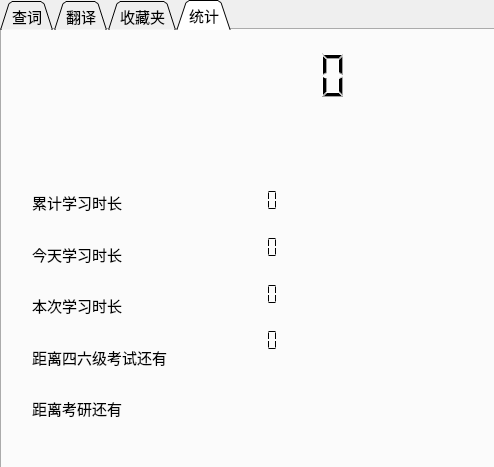
<?xml version="1.0" encoding="UTF-8"?>
<ui version="4.0">
 <class>Dialog</class>
 <widget class="QDialog" name="Dialog">
  <property name="geometry">
   <rect>
    <x>0</x>
    <y>0</y>
    <width>494</width>
    <height>467</height>
   </rect>
  </property>
  <property name="sizePolicy">
   <sizepolicy hsizetype="Preferred" vsizetype="Preferred">
    <horstretch>0</horstretch>
    <verstretch>0</verstretch>
   </sizepolicy>
  </property>
  <property name="windowTitle">
   <string>外语词汇学习系统</string>
  </property>
  <property name="windowIcon">
   <iconset resource="img.qrc">
    <normaloff>:/pictures/img/fl.png</normaloff>:/pictures/img/fl.png</iconset>
  </property>
  <property name="styleSheet">
   <string notr="true"/>
  </property>
  <widget class="QTabWidget" name="tabWidget">
   <property name="geometry">
    <rect>
     <x>0</x>
     <y>0</y>
     <width>541</width>
     <height>471</height>
    </rect>
   </property>
   <property name="font">
    <font>
     <family>Arial</family>
     <pointsize>11</pointsize>
     <weight>50</weight>
     <bold>false</bold>
    </font>
   </property>
   <property name="contextMenuPolicy">
    <enum>Qt::NoContextMenu</enum>
   </property>
   <property name="layoutDirection">
    <enum>Qt::LeftToRight</enum>
   </property>
   <property name="autoFillBackground">
    <bool>false</bool>
   </property>
   <property name="styleSheet">
    <string notr="true"/>
   </property>
   <property name="tabPosition">
    <enum>QTabWidget::North</enum>
   </property>
   <property name="tabShape">
    <enum>QTabWidget::Triangular</enum>
   </property>
   <property name="currentIndex">
    <number>3</number>
   </property>
   <widget class="QWidget" name="tab">
    <property name="styleSheet">
     <string notr="true"/>
    </property>
    <attribute name="icon">
     <iconset resource="img.qrc">
      <normaloff>:/pictures/img/favo (2).png</normaloff>:/pictures/img/favo (2).png</iconset>
    </attribute>
    <attribute name="title">
     <string>查词</string>
    </attribute>
    <widget class="QTextBrowser" name="textBrowser">
     <property name="geometry">
      <rect>
       <x>10</x>
       <y>100</y>
       <width>411</width>
       <height>131</height>
      </rect>
     </property>
     <property name="styleSheet">
      <string notr="true">background:transparent;background-color: rgb(247,248,250);</string>
     </property>
    </widget>
    <widget class="QPushButton" name="pushButton">
     <property name="geometry">
      <rect>
       <x>430</x>
       <y>10</y>
       <width>51</width>
       <height>31</height>
      </rect>
     </property>
     <property name="font">
      <font>
       <family>Arial Black</family>
       <pointsize>9</pointsize>
       <weight>75</weight>
       <bold>true</bold>
      </font>
     </property>
     <property name="autoFillBackground">
      <bool>false</bool>
     </property>
     <property name="styleSheet">
      <string notr="true">color: rgb(255, 0, 0);</string>
     </property>
     <property name="text">
      <string>查询</string>
     </property>
    </widget>
    <widget class="QLineEdit" name="lineEdit">
     <property name="geometry">
      <rect>
       <x>10</x>
       <y>10</y>
       <width>411</width>
       <height>31</height>
      </rect>
     </property>
     <property name="styleSheet">
      <string notr="true"/>
     </property>
     <property name="text">
      <string/>
     </property>
     <property name="alignment">
      <set>Qt::AlignLeading|Qt::AlignLeft|Qt::AlignTop</set>
     </property>
     <property name="placeholderText">
      <string>请输入您要查询的单词</string>
     </property>
    </widget>
    <widget class="QPushButton" name="pushButton_3">
     <property name="geometry">
      <rect>
       <x>340</x>
       <y>240</y>
       <width>61</width>
       <height>23</height>
      </rect>
     </property>
     <property name="font">
      <font>
       <family>Arial</family>
       <pointsize>10</pointsize>
       <weight>50</weight>
       <bold>false</bold>
      </font>
     </property>
     <property name="autoFillBackground">
      <bool>false</bool>
     </property>
     <property name="styleSheet">
      <string notr="true"/>
     </property>
     <property name="text">
      <string>退出</string>
     </property>
     <property name="icon">
      <iconset resource="img.qrc">
       <normaloff>:/pictures/img/exit.png</normaloff>:/pictures/img/exit.png</iconset>
     </property>
     <property name="flat">
      <bool>false</bool>
     </property>
    </widget>
    <widget class="QPushButton" name="pushButton_2">
     <property name="geometry">
      <rect>
       <x>200</x>
       <y>240</y>
       <width>61</width>
       <height>23</height>
      </rect>
     </property>
     <property name="font">
      <font>
       <family>Arial</family>
       <pointsize>10</pointsize>
       <weight>50</weight>
       <bold>false</bold>
      </font>
     </property>
     <property name="autoFillBackground">
      <bool>true</bool>
     </property>
     <property name="styleSheet">
      <string notr="true"/>
     </property>
     <property name="text">
      <string>收藏</string>
     </property>
     <property name="icon">
      <iconset resource="img.qrc">
       <normaloff>:/pictures/img/favo.png</normaloff>:/pictures/img/favo.png</iconset>
     </property>
     <property name="autoDefault">
      <bool>true</bool>
     </property>
     <property name="flat">
      <bool>false</bool>
     </property>
    </widget>
    <widget class="QLabel" name="label">
     <property name="geometry">
      <rect>
       <x>20</x>
       <y>360</y>
       <width>401</width>
       <height>35</height>
      </rect>
     </property>
     <property name="font">
      <font>
       <family>Times New Roman</family>
       <pointsize>11</pointsize>
       <weight>75</weight>
       <italic>true</italic>
       <bold>true</bold>
      </font>
     </property>
     <property name="styleSheet">
      <string notr="true">background:transparent</string>
     </property>
     <property name="text">
      <string>eng</string>
     </property>
     <property name="alignment">
      <set>Qt::AlignLeading|Qt::AlignLeft|Qt::AlignTop</set>
     </property>
     <property name="wordWrap">
      <bool>true</bool>
     </property>
    </widget>
    <widget class="QLabel" name="label_2">
     <property name="geometry">
      <rect>
       <x>20</x>
       <y>400</y>
       <width>401</width>
       <height>21</height>
      </rect>
     </property>
     <property name="font">
      <font>
       <family>微软雅黑</family>
       <pointsize>11</pointsize>
       <weight>50</weight>
       <bold>false</bold>
      </font>
     </property>
     <property name="styleSheet">
      <string notr="true">background:transparent</string>
     </property>
     <property name="text">
      <string>chn</string>
     </property>
    </widget>
    <widget class="QLabel" name="label_3">
     <property name="geometry">
      <rect>
       <x>10</x>
       <y>280</y>
       <width>71</width>
       <height>61</height>
      </rect>
     </property>
     <property name="font">
      <font>
       <family>Arial</family>
       <pointsize>48</pointsize>
       <weight>50</weight>
       <bold>false</bold>
      </font>
     </property>
     <property name="styleSheet">
      <string notr="true">background:transparent</string>
     </property>
     <property name="text">
      <string>28</string>
     </property>
     <property name="alignment">
      <set>Qt::AlignRight|Qt::AlignTrailing|Qt::AlignVCenter</set>
     </property>
    </widget>
    <widget class="QLabel" name="label_4">
     <property name="geometry">
      <rect>
       <x>82</x>
       <y>305</y>
       <width>61</width>
       <height>31</height>
      </rect>
     </property>
     <property name="font">
      <font>
       <family>Arial</family>
       <pointsize>20</pointsize>
       <weight>50</weight>
       <bold>false</bold>
      </font>
     </property>
     <property name="styleSheet">
      <string notr="true">background:transparent</string>
     </property>
     <property name="text">
      <string>Dec.</string>
     </property>
    </widget>
    <widget class="QComboBox" name="comboBox">
     <property name="geometry">
      <rect>
       <x>110</x>
       <y>240</y>
       <width>80</width>
       <height>23</height>
      </rect>
     </property>
     <property name="font">
      <font>
       <family>Arial</family>
       <pointsize>10</pointsize>
       <weight>50</weight>
       <bold>false</bold>
      </font>
     </property>
     <property name="acceptDrops">
      <bool>true</bool>
     </property>
     <property name="autoFillBackground">
      <bool>false</bool>
     </property>
     <property name="styleSheet">
      <string notr="true"/>
     </property>
     <property name="currentText">
      <string>切换用户</string>
     </property>
     <property name="placeholderText">
      <string>切换用户</string>
     </property>
    </widget>
    <widget class="QLabel" name="label_5">
     <property name="geometry">
      <rect>
       <x>10</x>
       <y>340</y>
       <width>251</width>
       <height>16</height>
      </rect>
     </property>
     <property name="styleSheet">
      <string notr="true">background:transparent;
color: rgb(138, 138, 138);</string>
     </property>
     <property name="text">
      <string>----------------------</string>
     </property>
    </widget>
    <widget class="QRadioButton" name="radioButton_6">
     <property name="geometry">
      <rect>
       <x>12</x>
       <y>74</y>
       <width>59</width>
       <height>16</height>
      </rect>
     </property>
     <property name="styleSheet">
      <string notr="true">background:transparent;</string>
     </property>
     <property name="text">
      <string>汉译西</string>
     </property>
     <attribute name="buttonGroup">
      <string notr="true">buttonGroup</string>
     </attribute>
    </widget>
    <widget class="QWidget" name="layoutWidget">
     <property name="geometry">
      <rect>
       <x>90</x>
       <y>72</y>
       <width>366</width>
       <height>23</height>
      </rect>
     </property>
     <layout class="QHBoxLayout" name="horizontalLayout_2">
      <property name="leftMargin">
       <number>0</number>
      </property>
      <property name="rightMargin">
       <number>0</number>
      </property>
      <item>
       <widget class="QRadioButton" name="radioButton_8">
        <property name="styleSheet">
         <string notr="true">background:transparent;</string>
        </property>
        <property name="text">
         <string>汉译韩</string>
        </property>
        <attribute name="buttonGroup">
         <string notr="true">buttonGroup</string>
        </attribute>
       </widget>
      </item>
      <item>
       <widget class="QRadioButton" name="radioButton_5">
        <property name="styleSheet">
         <string notr="true">background:transparent;</string>
        </property>
        <property name="text">
         <string>汉译俄</string>
        </property>
        <attribute name="buttonGroup">
         <string notr="true">buttonGroup</string>
        </attribute>
       </widget>
      </item>
      <item>
       <widget class="QRadioButton" name="radioButton_10">
        <property name="styleSheet">
         <string notr="true">background:transparent;</string>
        </property>
        <property name="text">
         <string>简译繁</string>
        </property>
        <attribute name="buttonGroup">
         <string notr="true">buttonGroup</string>
        </attribute>
       </widget>
      </item>
      <item>
       <widget class="QRadioButton" name="radioButton_11">
        <property name="styleSheet">
         <string notr="true">background:transparent;</string>
        </property>
        <property name="text">
         <string>汉译古</string>
        </property>
       </widget>
      </item>
      <item>
       <widget class="QRadioButton" name="radioButton_9">
        <property name="styleSheet">
         <string notr="true">background:transparent;</string>
        </property>
        <property name="text">
         <string>汉译粤</string>
        </property>
       </widget>
      </item>
     </layout>
    </widget>
    <widget class="QRadioButton" name="radioButton_2">
     <property name="geometry">
      <rect>
       <x>12</x>
       <y>52</y>
       <width>71</width>
       <height>16</height>
      </rect>
     </property>
     <property name="styleSheet">
      <string notr="true">background:transparent;</string>
     </property>
     <property name="text">
      <string>自动检测</string>
     </property>
     <property name="checked">
      <bool>true</bool>
     </property>
     <attribute name="buttonGroup">
      <string notr="true">buttonGroup</string>
     </attribute>
    </widget>
    <widget class="QWidget" name="layoutWidget">
     <property name="geometry">
      <rect>
       <x>90</x>
       <y>50</y>
       <width>366</width>
       <height>23</height>
      </rect>
     </property>
     <layout class="QHBoxLayout" name="horizontalLayout">
      <item>
       <widget class="QRadioButton" name="radioButton">
        <property name="styleSheet">
         <string notr="true">background:transparent;</string>
        </property>
        <property name="text">
         <string>汉译英</string>
        </property>
        <property name="checkable">
         <bool>true</bool>
        </property>
        <property name="checked">
         <bool>false</bool>
        </property>
        <attribute name="buttonGroup">
         <string notr="true">buttonGroup</string>
        </attribute>
       </widget>
      </item>
      <item>
       <widget class="QRadioButton" name="radioButton_4">
        <property name="styleSheet">
         <string notr="true">background:transparent;</string>
        </property>
        <property name="text">
         <string>汉译法</string>
        </property>
        <attribute name="buttonGroup">
         <string notr="true">buttonGroup</string>
        </attribute>
       </widget>
      </item>
      <item>
       <widget class="QRadioButton" name="radioButton_7">
        <property name="styleSheet">
         <string notr="true">background:transparent;</string>
        </property>
        <property name="text">
         <string>汉译德</string>
        </property>
        <attribute name="buttonGroup">
         <string notr="true">buttonGroup</string>
        </attribute>
       </widget>
      </item>
      <item>
       <widget class="QRadioButton" name="radioButton_12">
        <property name="styleSheet">
         <string notr="true">background:transparent;</string>
        </property>
        <property name="text">
         <string>汉译意</string>
        </property>
        <attribute name="buttonGroup">
         <string notr="true">buttonGroup</string>
        </attribute>
       </widget>
      </item>
      <item>
       <widget class="QRadioButton" name="radioButton_3">
        <property name="styleSheet">
         <string notr="true">background:transparent;</string>
        </property>
        <property name="text">
         <string>汉译日</string>
        </property>
        <attribute name="buttonGroup">
         <string notr="true">buttonGroup</string>
        </attribute>
       </widget>
      </item>
     </layout>
    </widget>
    <widget class="QPushButton" name="pushButton_10">
     <property name="geometry">
      <rect>
       <x>10</x>
       <y>240</y>
       <width>91</width>
       <height>23</height>
      </rect>
     </property>
     <property name="font">
      <font>
       <family>Arial</family>
       <pointsize>10</pointsize>
       <weight>50</weight>
       <bold>false</bold>
      </font>
     </property>
     <property name="text">
      <string>四六级官网</string>
     </property>
     <property name="icon">
      <iconset resource="img.qrc">
       <normaloff>:/pictures/img/网站.png</normaloff>:/pictures/img/网站.png</iconset>
     </property>
    </widget>
    <widget class="QPushButton" name="pushButton_12">
     <property name="geometry">
      <rect>
       <x>270</x>
       <y>240</y>
       <width>61</width>
       <height>23</height>
      </rect>
     </property>
     <property name="font">
      <font>
       <family>Arial</family>
       <pointsize>10</pointsize>
       <weight>50</weight>
       <bold>false</bold>
      </font>
     </property>
     <property name="text">
      <string>朗读</string>
     </property>
     <property name="icon">
      <iconset resource="img.qrc">
       <normaloff>:/pictures/img/喇叭.png</normaloff>:/pictures/img/喇叭.png</iconset>
     </property>
    </widget>
    <widget class="QPushButton" name="pushButton_13">
     <property name="geometry">
      <rect>
       <x>20</x>
       <y>400</y>
       <width>23</width>
       <height>23</height>
      </rect>
     </property>
     <property name="font">
      <font>
       <family>Arial</family>
       <pointsize>10</pointsize>
       <weight>50</weight>
       <bold>false</bold>
      </font>
     </property>
     <property name="styleSheet">
      <string notr="true">background:transparent;</string>
     </property>
     <property name="text">
      <string/>
     </property>
     <property name="icon">
      <iconset resource="img.qrc">
       <normaloff>:/pictures/img/刷新.png</normaloff>:/pictures/img/刷新.png</iconset>
     </property>
    </widget>
   </widget>
   <widget class="QWidget" name="tab_2">
    <attribute name="icon">
     <iconset resource="img.qrc">
      <normaloff>:/pictures/img/trans.png</normaloff>:/pictures/img/trans.png</iconset>
    </attribute>
    <attribute name="title">
     <string>翻译</string>
    </attribute>
    <widget class="QTextEdit" name="textEdit">
     <property name="geometry">
      <rect>
       <x>10</x>
       <y>10</y>
       <width>371</width>
       <height>151</height>
      </rect>
     </property>
     <property name="autoFillBackground">
      <bool>true</bool>
     </property>
     <property name="styleSheet">
      <string notr="true">background:transparent;
background-color: rgb(247,248,250);</string>
     </property>
     <property name="html">
      <string>&lt;!DOCTYPE HTML PUBLIC &quot;-//W3C//DTD HTML 4.0//EN&quot; &quot;http://www.w3.org/TR/REC-html40/strict.dtd&quot;&gt;
&lt;html&gt;&lt;head&gt;&lt;meta name=&quot;qrichtext&quot; content=&quot;1&quot; /&gt;&lt;style type=&quot;text/css&quot;&gt;
p, li { white-space: pre-wrap; }
&lt;/style&gt;&lt;/head&gt;&lt;body style=&quot; font-family:'SimSun'; font-size:9pt; font-weight:400; font-style:normal;&quot;&gt;
&lt;p style=&quot;-qt-paragraph-type:empty; margin-top:0px; margin-bottom:0px; margin-left:0px; margin-right:0px; -qt-block-indent:0; text-indent:0px;&quot;&gt;&lt;br /&gt;&lt;/p&gt;&lt;/body&gt;&lt;/html&gt;</string>
     </property>
     <property name="placeholderText">
      <string>请输入您要翻译的文字</string>
     </property>
    </widget>
    <widget class="QTextBrowser" name="textBrowser_2">
     <property name="geometry">
      <rect>
       <x>10</x>
       <y>170</y>
       <width>371</width>
       <height>251</height>
      </rect>
     </property>
     <property name="autoFillBackground">
      <bool>true</bool>
     </property>
     <property name="styleSheet">
      <string notr="true">background:transparent;
background-color: rgb(247,248,250);</string>
     </property>
    </widget>
    <widget class="QPushButton" name="pushButton_8">
     <property name="geometry">
      <rect>
       <x>320</x>
       <y>130</y>
       <width>51</width>
       <height>25</height>
      </rect>
     </property>
     <property name="font">
      <font>
       <family>微软雅黑</family>
       <pointsize>10</pointsize>
       <weight>50</weight>
       <bold>false</bold>
      </font>
     </property>
     <property name="styleSheet">
      <string notr="true">border-radius:2px;
background-color: rgb(242,58,58);
color: rgb(255, 255, 255);</string>
     </property>
     <property name="text">
      <string>翻译</string>
     </property>
    </widget>
    <widget class="QPushButton" name="pushButton_4">
     <property name="geometry">
      <rect>
       <x>400</x>
       <y>10</y>
       <width>78</width>
       <height>25</height>
      </rect>
     </property>
     <property name="font">
      <font>
       <family>微软雅黑</family>
       <pointsize>9</pointsize>
       <weight>50</weight>
       <bold>false</bold>
      </font>
     </property>
     <property name="styleSheet">
      <string notr="true">background:</string>
     </property>
     <property name="text">
      <string>选择文档</string>
     </property>
     <property name="icon">
      <iconset resource="img.qrc">
       <normaloff>:/pictures/img/docu.png</normaloff>:/pictures/img/docu.png</iconset>
     </property>
    </widget>
    <widget class="QPushButton" name="pushButton_7">
     <property name="geometry">
      <rect>
       <x>400</x>
       <y>70</y>
       <width>78</width>
       <height>25</height>
      </rect>
     </property>
     <property name="font">
      <font>
       <family>微软雅黑</family>
       <pointsize>9</pointsize>
       <weight>50</weight>
       <bold>false</bold>
      </font>
     </property>
     <property name="text">
      <string>截图翻译</string>
     </property>
     <property name="icon">
      <iconset resource="img.qrc">
       <normaloff>:/pictures/img/grab.png</normaloff>:/pictures/img/grab.png</iconset>
     </property>
    </widget>
    <widget class="QComboBox" name="comboBox_2">
     <property name="geometry">
      <rect>
       <x>400</x>
       <y>130</y>
       <width>78</width>
       <height>22</height>
      </rect>
     </property>
     <property name="font">
      <font>
       <family>微软雅黑</family>
       <pointsize>9</pointsize>
       <weight>50</weight>
       <italic>false</italic>
       <bold>false</bold>
       <underline>false</underline>
       <kerning>true</kerning>
      </font>
     </property>
     <property name="styleSheet">
      <string notr="true"/>
     </property>
     <property name="currentText">
      <string>中英互译</string>
     </property>
     <property name="currentIndex">
      <number>0</number>
     </property>
     <item>
      <property name="text">
       <string>中英互译</string>
      </property>
     </item>
     <item>
      <property name="text">
       <string>中法互译</string>
      </property>
     </item>
     <item>
      <property name="text">
       <string>中日互译</string>
      </property>
     </item>
     <item>
      <property name="text">
       <string>中俄互译</string>
      </property>
     </item>
     <item>
      <property name="text">
       <string>中德互译</string>
      </property>
     </item>
    </widget>
    <widget class="QPushButton" name="pushButton_9">
     <property name="geometry">
      <rect>
       <x>400</x>
       <y>100</y>
       <width>78</width>
       <height>25</height>
      </rect>
     </property>
     <property name="font">
      <font>
       <family>微软雅黑</family>
       <pointsize>9</pointsize>
       <weight>50</weight>
       <bold>false</bold>
      </font>
     </property>
     <property name="text">
      <string>人工翻译</string>
     </property>
     <property name="icon">
      <iconset resource="img.qrc">
       <normaloff>:/pictures/img/人工.png</normaloff>:/pictures/img/人工.png</iconset>
     </property>
    </widget>
    <widget class="QPushButton" name="pushButton_11">
     <property name="geometry">
      <rect>
       <x>400</x>
       <y>40</y>
       <width>78</width>
       <height>25</height>
      </rect>
     </property>
     <property name="font">
      <font>
       <family>微软雅黑</family>
       <pointsize>9</pointsize>
       <weight>50</weight>
       <bold>false</bold>
      </font>
     </property>
     <property name="text">
      <string>选择图片</string>
     </property>
     <property name="icon">
      <iconset resource="img.qrc">
       <normaloff>:/pictures/img/图片.png</normaloff>:/pictures/img/图片.png</iconset>
     </property>
    </widget>
   </widget>
   <widget class="QWidget" name="tab_3">
    <attribute name="icon">
     <iconset resource="img.qrc">
      <normaloff>:/pictures/img/favo.png</normaloff>:/pictures/img/favo.png</iconset>
    </attribute>
    <attribute name="title">
     <string>收藏夹</string>
    </attribute>
    <widget class="QTableWidget" name="tableWidget">
     <property name="geometry">
      <rect>
       <x>10</x>
       <y>10</y>
       <width>371</width>
       <height>411</height>
      </rect>
     </property>
     <property name="autoFillBackground">
      <bool>true</bool>
     </property>
     <property name="styleSheet">
      <string notr="true"/>
     </property>
     <column>
      <property name="text">
       <string>源语言</string>
      </property>
     </column>
     <column>
      <property name="text">
       <string>目标语言</string>
      </property>
     </column>
    </widget>
    <widget class="QPushButton" name="pushButton_6">
     <property name="geometry">
      <rect>
       <x>390</x>
       <y>10</y>
       <width>71</width>
       <height>23</height>
      </rect>
     </property>
     <property name="font">
      <font>
       <family>微软雅黑</family>
       <pointsize>8</pointsize>
       <weight>50</weight>
       <bold>false</bold>
      </font>
     </property>
     <property name="autoFillBackground">
      <bool>false</bool>
     </property>
     <property name="styleSheet">
      <string notr="true"/>
     </property>
     <property name="text">
      <string>删除</string>
     </property>
     <property name="icon">
      <iconset resource="img.qrc">
       <normaloff>:/pictures/img/del.png</normaloff>:/pictures/img/del.png</iconset>
     </property>
     <property name="autoDefault">
      <bool>true</bool>
     </property>
     <property name="flat">
      <bool>false</bool>
     </property>
    </widget>
    <widget class="QPushButton" name="pushButton_5">
     <property name="geometry">
      <rect>
       <x>390</x>
       <y>40</y>
       <width>71</width>
       <height>23</height>
      </rect>
     </property>
     <property name="font">
      <font>
       <family>微软雅黑</family>
       <pointsize>8</pointsize>
       <weight>50</weight>
       <bold>false</bold>
      </font>
     </property>
     <property name="styleSheet">
      <string notr="true"/>
     </property>
     <property name="text">
      <string>清空</string>
     </property>
     <property name="icon">
      <iconset resource="img.qrc">
       <normaloff>:/pictures/img/clear.png</normaloff>:/pictures/img/clear.png</iconset>
     </property>
    </widget>
   </widget>
   <widget class="QWidget" name="tab_4">
    <attribute name="icon">
     <iconset resource="img.qrc">
      <normaloff>:/pictures/img/satis.png</normaloff>:/pictures/img/satis.png</iconset>
    </attribute>
    <attribute name="title">
     <string>统计</string>
    </attribute>
    <widget class="QLCDNumber" name="lcdNumber">
     <property name="geometry">
      <rect>
       <x>100</x>
       <y>20</y>
       <width>261</width>
       <height>51</height>
      </rect>
     </property>
     <property name="styleSheet">
      <string notr="true">background:transparent</string>
     </property>
     <property name="digitCount">
      <number>9</number>
     </property>
    </widget>
    <widget class="QLabel" name="label_11">
     <property name="geometry">
      <rect>
       <x>0</x>
       <y>0</y>
       <width>494</width>
       <height>447</height>
      </rect>
     </property>
     <property name="styleSheet">
      <string notr="true">background-image: url(:/pictures/img/bgt6.png);</string>
     </property>
     <property name="text">
      <string/>
     </property>
    </widget>
    <widget class="QWidget" name="">
     <property name="geometry">
      <rect>
       <x>30</x>
       <y>150</y>
       <width>137</width>
       <height>251</height>
      </rect>
     </property>
     <layout class="QVBoxLayout" name="verticalLayout">
      <item>
       <widget class="QLabel" name="label_6">
        <property name="text">
         <string>累计学习时长</string>
        </property>
       </widget>
      </item>
      <item>
       <widget class="QLabel" name="label_7">
        <property name="text">
         <string>今天学习时长</string>
        </property>
       </widget>
      </item>
      <item>
       <widget class="QLabel" name="label_8">
        <property name="text">
         <string>本次学习时长</string>
        </property>
       </widget>
      </item>
      <item>
       <widget class="QLabel" name="label_9">
        <property name="text">
         <string>距离四六级考试还有</string>
        </property>
       </widget>
      </item>
      <item>
       <widget class="QLabel" name="label_10">
        <property name="text">
         <string>距离考研还有</string>
        </property>
       </widget>
      </item>
     </layout>
    </widget>
    <widget class="QWidget" name="">
     <property name="geometry">
      <rect>
       <x>170</x>
       <y>150</y>
       <width>111</width>
       <height>181</height>
      </rect>
     </property>
     <layout class="QVBoxLayout" name="verticalLayout_2">
      <item>
       <widget class="QLCDNumber" name="lcdNumber_2">
        <property name="styleSheet">
         <string notr="true">background:transparent</string>
        </property>
        <property name="digitCount">
         <number>10</number>
        </property>
        <property name="segmentStyle">
         <enum>QLCDNumber::Flat</enum>
        </property>
       </widget>
      </item>
      <item>
       <widget class="QLCDNumber" name="lcdNumber_5">
        <property name="styleSheet">
         <string notr="true">background:transparent</string>
        </property>
        <property name="digitCount">
         <number>10</number>
        </property>
        <property name="segmentStyle">
         <enum>QLCDNumber::Flat</enum>
        </property>
       </widget>
      </item>
      <item>
       <widget class="QLCDNumber" name="lcdNumber_4">
        <property name="styleSheet">
         <string notr="true">background:transparent</string>
        </property>
        <property name="digitCount">
         <number>10</number>
        </property>
        <property name="segmentStyle">
         <enum>QLCDNumber::Flat</enum>
        </property>
       </widget>
      </item>
      <item>
       <widget class="QLCDNumber" name="lcdNumber_3">
        <property name="styleSheet">
         <string notr="true">background:transparent</string>
        </property>
        <property name="digitCount">
         <number>10</number>
        </property>
        <property name="segmentStyle">
         <enum>QLCDNumber::Flat</enum>
        </property>
       </widget>
      </item>
     </layout>
    </widget>
    <zorder>label_11</zorder>
    <zorder>lcdNumber</zorder>
    <zorder>label_6</zorder>
    <zorder>lcdNumber_2</zorder>
    <zorder>label_7</zorder>
    <zorder>label_8</zorder>
    <zorder>label_9</zorder>
    <zorder>lcdNumber_3</zorder>
    <zorder>label_10</zorder>
    <zorder>lcdNumber_4</zorder>
    <zorder>lcdNumber_5</zorder>
   </widget>
  </widget>
 </widget>
 <resources>
  <include location="img.qrc"/>
 </resources>
 <connections/>
 <buttongroups>
  <buttongroup name="buttonGroup"/>
 </buttongroups>
</ui>
